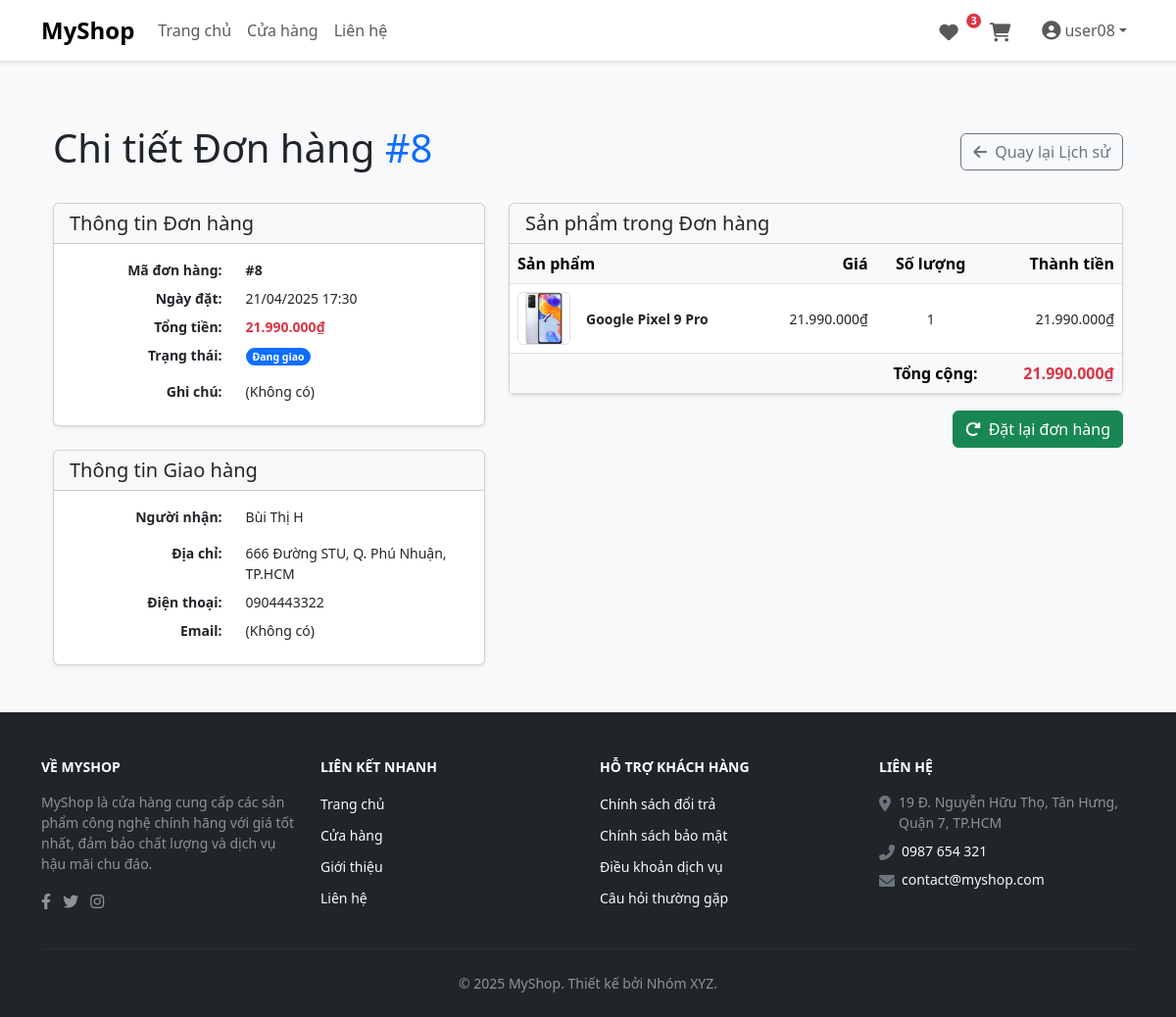
Page /public/index.php?page=order_detail&id=8 (signed in) on the earlier database version.
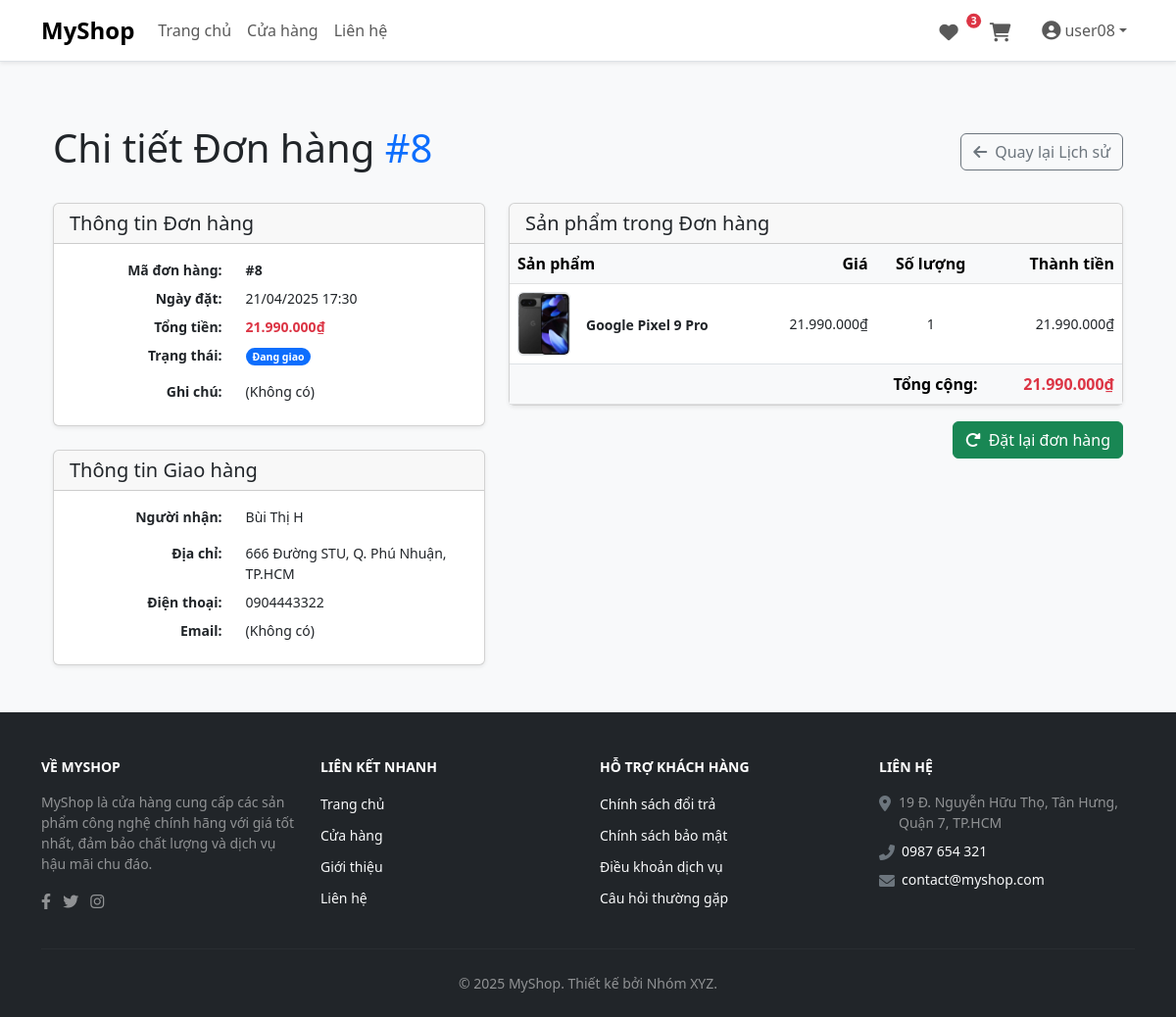
Same page on the later database version.
### tables this page shows
CREATE TABLE order_items (
                             id INT AUTO_INCREMENT PRIMARY KEY,
                             order_id INT NOT NULL,
                             product_id INT NULL,
                             quantity INT NOT NULL,
                             price DOUBLE NOT NULL,
                             FOREIGN KEY (order_id) REFERENCES orders(id) ON DELETE CASCADE,
                             FOREIGN KEY (product_id) REFERENCES products(id) ON DELETE SET NULL
);

CREATE TABLE products (
                          id INT AUTO_INCREMENT PRIMARY KEY,
                          name VARCHAR(255) NOT NULL,
                          description TEXT,
                          price DOUBLE NOT NULL,
                          image VARCHAR(255),
                          stock INT DEFAULT 0,
                          brand VARCHAR(100),
                          rating DOUBLE DEFAULT 0,
                          screen_size VARCHAR(100) NULL DEFAULT NULL,
                          screen_tech VARCHAR(100) NULL DEFAULT NULL,
                          cpu VARCHAR(100) NULL DEFAULT NULL,
                          ram VARCHAR(50) NULL DEFAULT NULL,
                          storage VARCHAR(100) NULL DEFAULT NULL,
                          rear_camera VARCHAR(255) NULL DEFAULT NULL,
                          front_camera VARCHAR(150) NULL DEFAULT NULL,
                          battery_capacity VARCHAR(100) NULL DEFAULT NULL,
                          os VARCHAR(100) NULL DEFAULT NULL,
                          dimensions VARCHAR(100) NULL DEFAULT NULL,
                          weight VARCHAR(50) NULL DEFAULT NULL,
                          created_at TIMESTAMP DEFAULT CURRENT_TIMESTAMP,
                          updated_at TIMESTAMP DEFAULT CURRENT_TIMESTAMP ON UPDATE CURRENT_TIMESTAMP
);

### app/Controllers/OrderController.php (called while the page is built, shortened)
<?php
class OrderController extends BaseController {
    public function orderDetail(int $orderId) {
        $order = Order::find($orderId);
        $orderItems = OrderItem::getDetailedByOrder($orderId);
        $this->render('order_detail', [ 'order' => $order, 'orderItems' => $orderItems ]);
    }
}

### app/Models/BaseModel.php (called while the page is built, shortened)
<?php
abstract class BaseModel{
    protected static string $table;
    public static function find(int $id): ?array{
        $sql = "select * from " . static::$table . " where id = ?";
        $stmt = Database::prepare($sql, "i", [$id]);
        if ($stmt && $stmt->execute()) {
            $result = $stmt->get_result();
            $data = $result ? $result->fetch_assoc() : null;
            return $data;
        }
        return null;
    }
}

### app/Core/Database.php (called while the page is built, shortened)
<?php
class Database {
    private static ?mysqli $conn = null;
    public static function conn(): mysqli {
        if (self::$conn === null) {
            try {
                self::$conn = new mysqli(DB_HOST, DB_USER, DB_PASS, DB_NAME);
                self::$conn->set_charset(DB_CHARSET);
            } catch (mysqli_sql_exception $e) {
                error_log("Database Connection Error: " . $e->getMessage());
                die("Không thể kết nối đến cơ sở dữ liệu. Vui lòng thử lại sau.");
            }
        }
        return self::$conn;
    }
    public static function prepare(string $sql, string $types = '', array $params = []): mysqli_stmt|false {
        try {
            $stmt = self::conn()->prepare($sql);
            if ($stmt && $types && $params) {
                $stmt->bind_param($types, ...$params);
            }
            return $stmt;
        } catch (\Exception $e) {
            error_log("Database Prepare Error: " . $e->getMessage() . " | SQL: " . $sql);
            return false;
        }
    }
}

### app/Models/Order.php (called while the page is built, shortened)
<?php
class Order extends BaseModel
{
    public static function find(int $id): ?array
    {
        return parent::find($id);
    }
}

### app/Models/OrderItem.php (called while the page is built, shortened)
<?php
class OrderItem extends BaseModel
{
    public static function getDetailedByOrder(int $orderId): array
    {
        $sql = "
            SELECT
                oi.order_id,
                oi.product_id,
                oi.quantity,
                oi.price      AS item_price,
                p.name        AS product_name,
                p.image       AS product_image,
                p.stock       AS product_stock
            FROM order_items oi
            JOIN products p ON oi.product_id = p.id
            WHERE oi.order_id = ?
        ";
        $stmt = Database::prepare($sql, "i", [$orderId]);
        $stmt->execute();
        return $stmt->get_result()->fetch_all(MYSQLI_ASSOC);
    }
}

### app/Views/order_detail.php (the view, shortened to what the changed rows need)
<?php
$order = $order ?? null;
$orderItems = $orderItems ?? [];
include_once __DIR__ . '/../layout/header.php';
$cssPath = '/webfinal/public/css/order_detail.css';
?>
<head>
    <link rel="stylesheet" href="<?= htmlspecialchars($cssPath) ?>">
</head>
    <div class="container my-4">
        <div class="d-flex justify-content-between align-items-center mb-4">
            <h1>Chi tiết Đơn hàng <span class="text-primary">#<?= htmlspecialchars($order['id']) ?></span></h1>
        </div>
        <div class="row g-4">
            <div class="col-lg-5">
                <div class="card shadow-sm mb-4">
                    <div class="card-header"><h2 class="h5 mb-0">Thông tin Đơn hàng</h2></div>
                </div>
                <div class="card shadow-sm">
                    <div class="card-header"><h2 class="h5 mb-0">Thông tin Giao hàng</h2></div>
                </div>
            </div>
            <div class="col-lg-7">
                <div class="card shadow-sm">
                    <div class="card-header"><h2 class="h5 mb-0">Sản phẩm trong Đơn hàng</h2></div>
                    <div class="card-body p-0"> <?php  ?>
                        <?php if (!empty($orderItems)): ?>
                            <div class="table-responsive">
                                <table class="table align-middle mb-0">
                                    <thead class="table-light">
                                    <tr>
                                        <th scope="col" colspan="2">Sản phẩm</th>
                                        <th scope="col" class="text-end">Giá</th>
                                        <th scope="col" class="text-center">Số lượng</th>
                                        <th scope="col" class="text-end">Thành tiền</th>
                                    </tr>
                                    </thead>
                                    <tbody>
                                    <?php foreach ($orderItems as $item): ?>
                                        <tr>
                                            <td style="width: 70px;">
                                                <img src="/webfinal/public/img/<?= htmlspecialchars($item['product_image'] ?? 'default.jpg') ?>" alt="<?= htmlspecialchars($item['product_name']) ?>" class="img-fluid rounded border order-detail-item-img">
                                            </td>
                                            <td>
                                                <a href="?page=product_detail&id=<?= $item['product_id'] ?>" class="text-dark text-decoration-none fw-bold small">
                                                    <?= htmlspecialchars($item['product_name']) ?>
                                                </a>
                                            </td>
                                            <td class="text-end small"><?= number_format($item['item_price'], 0, ',', '.') ?>₫</td>
                                            <td class="text-center small"><?= htmlspecialchars($item['quantity']) ?></td>
                                            <td class="text-end small"><?= number_format($item['item_price'] * $item['quantity'], 0, ',', '.') ?>₫</td>
                                        </tr>
                                    <?php endforeach; ?>
                                    </tbody>
                                </table>
                            </div>
                        <?php else: ?>
                            <p class="text-muted p-3">Không có thông tin chi tiết sản phẩm cho đơn hàng này.</p>
                        <?php endif; ?>
                    </div> <?php  ?>
                </div> <?php  ?>
            </div>
        </div> <?php  ?>
    </div> <?php  ?>
<?php include_once __DIR__ . '/../layout/footer.php'; ?>

Differences in the rows shown:
changed through a linked row, order_items "Google Pixel 9 Pro": product.image: a different picture
